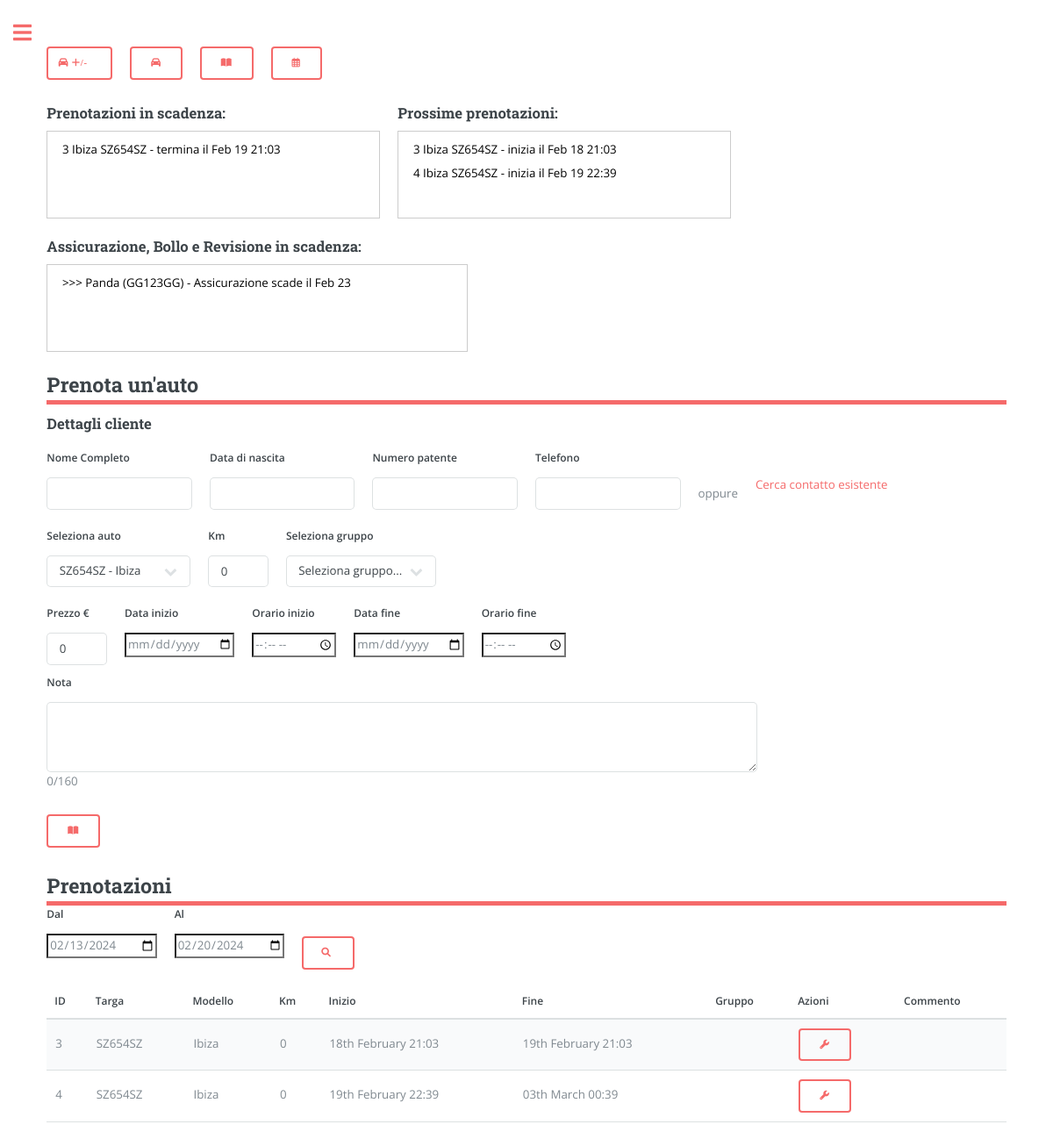
Screenshot of /overview (signed in) with the database file from the repository.
### app/models.py (models this page shows, shortened)
class Booking(db.Model):
    id = db.Column(db.Integer, primary_key=True)
    start_datetime = db.Column(db.DateTime, nullable=False)
    end_datetime = db.Column(db.DateTime, nullable=False)
    car_plate = db.Column(db.String(8), db.ForeignKey('car.plate'), nullable=False)
    user_id = db.Column(db.Integer, db.ForeignKey('user.id'), nullable=False)
    note = db.Column(db.String(160))
    money = db.Column(db.Integer, default=0, index=True)
    km = db.Column(db.Integer, default=0, index=True) # Car's kilometres when booking
    car = db.relationship('Car', backref='bookings', lazy=True)
    contact_id = db.Column(db.Integer, db.ForeignKey('contacts.id', name='booking_contacts_id'), nullable=True)
    group_id = db.Column(db.Integer, db.ForeignKey('groups.id', name='booking_group'), nullable=True)
    group = db.relationship('Groups', back_populates='bookings', lazy=True)

class Car(db.Model):
    plate = db.Column(db.String(8), primary_key=True, index=True, unique=True)
    make = db.Column(db.String(15), index=True)
    model = db.Column(db.String(15), index=True)
    fuel = db.Column(db.String(8), index=True)
    year = db.Column(db.Integer, index=True)
    cc = db.Column(db.Integer, index=True)
    user_id = db.Column(db.Integer, db.ForeignKey('user.id'))
    days = db.Column(db.Integer, default=0, index=True)
    money = db.Column(db.Integer, default=0, index=True) # Referred as 'revenue'
    car_cost = db.Column(db.Integer, default=0, index=True)
    insurance_cost = db.Column(db.Float, default=0, index=True)
    insurance_expiry_date = db.Column(db.DateTime)
    mot_cost = db.Column(db.Float, default=0, index=True)
    mot_expiry_date = db.Column(db.DateTime)
    road_tax_cost = db.Column(db.Float, default=0, index=True)
    road_tax_expiry_date = db.Column(db.DateTime)
    renewal = db.relationship('Renewal', backref='car', lazy='dynamic')
    km = db.Column(db.Integer, default=0, index=True)

class User(UserMixin, db.Model):
    id = db.Column(db.Integer, primary_key=True)
    registration_date = db.Column(db.DateTime, default=datetime.utcnow)
    username = db.Column(db.String(64), index=True, unique=True)
    email = db.Column(db.String(120), index=True, unique=True)
    password_hash = db.Column(db.String(128))
    garage = db.relationship('Car', backref='owner_garage', lazy='dynamic')
    groups = db.relationship('Groups', backref='owner_groups', lazy='dynamic')
    contacts = db.relationship('Contacts', backref='owner_contacts', lazy='dynamic')
    role = db.Column(db.String(20), default='user')
    currency = db.Column(db.String(1), default='€')
    measurement_unit = db.Column(db.String(5), default='Km')
    language = db.Column(db.String(2), default='en')

### app/routes.py (the view, shortened to what this page needs)
@app.route('/')
@app.route('/overview', methods=['GET', 'POST'])
@login_required
def overview(): # Booking
    contact_id = request.args.get('contact_id')
    contact = None
    if contact_id:
        contact = Contacts.query.filter_by(id=contact_id).first()
    user_cars = current_user.garage.all()
    user_contacts = current_user.contacts.all()
    user_groups = current_user.groups.all()
    from_date = request.form.get('from')
    to_date = request.form.get('to')
    if from_date == None:
        from_date = datetime.now().strftime('%Y-%m-%d')
        to_date = (datetime.now() + timedelta(days=7)).strftime('%Y-%m-%d')
        from_datetime = datetime.strptime(f'{from_date}', '%Y-%m-%d')
        to_datetime = datetime.strptime(f'{to_date}', '%Y-%m-%d')
    else:
        from_datetime = datetime.strptime(f'{from_date}', '%Y-%m-%d')
        to_datetime = datetime.strptime(f'{to_date}', '%Y-%m-%d')
        to_datetime += timedelta(days=1)
    user_bookings = Booking.query.filter(
                Booking.user_id == current_user.id,
                Booking.end_datetime >= from_datetime,
                Booking.start_datetime <= to_datetime,
                ).all()
    booked_car_plates = [booking.car_plate for booking in user_bookings]
    available_cars = [car for car in user_cars if car.plate not in booked_car_plates]
    bookings_about_to_finish = Booking.query.filter(
        (Booking.user_id == current_user.id) &
        ((Booking.end_datetime >= datetime.now().date()) & (Booking.end_datetime <= (datetime.now().date() + timedelta(weeks=1))))).all()
    bookings_about_to_start = Booking.query.filter(
        (Booking.user_id == current_user.id) &
        ((Booking.start_datetime >= datetime.now().date()) & (Booking.start_datetime <= (datetime.now().date() + timedelta(weeks=1))))).all()
    in_four_weeks = datetime.now() + timedelta(weeks=4)
    cars_expiring_soon = Car.query.filter(
        (Car.user_id == current_user.id) &
        ((Car.insurance_expiry_date <= in_four_weeks) |
        (Car.mot_expiry_date <= in_four_weeks) |
        (Car.road_tax_expiry_date <= in_four_weeks))
    ).all()
    return render_template('overview.html' if current_user.language == 'en' else f'overview_{current_user.language}.html',
                            user_cars=user_cars, user_groups=user_groups,
                            available_cars=available_cars,
                            user_bookings=user_bookings,
                            from_datetime=from_datetime.strftime('%Y-%m-%d'),
                            to_datetime=to_datetime.strftime('%Y-%m-%d'),
                            user_contacts=user_contacts,
                            contact=contact,
                            user_name=current_user.username if current_user.is_authenticated else None,
                            bookings_about_to_start=bookings_about_to_start,
                            bookings_about_to_finish=bookings_about_to_finish,
                            in_four_weeks=in_four_weeks,
                            cars_expiring_soon=cars_expiring_soon)

### app/templates/overview_it.html (shortened to what this page needs)
{% if current_user.language == 'en' %}
    {% extends "index.html" %}
{% else %}
    {% extends "index_" + current_user.language + ".html" %}
{% endif %}
{% block content %}
<link rel="stylesheet" href="{{ url_for('static', filename='css/main.css') }}">
<link rel="stylesheet" href="{{ url_for('static', filename='css/custom.css') }}">
<div class="row">
    <form action="{{ url_for('garage_manage') }}" method="get">
        <button type="submit" title="Aggiungi od elimina auto" style="width: 75px;"><i class="fa-solid fa-car" style="margin-left: -15px;"> +/-</i></button>
    </form>
    <form action="{{ url_for('garage_car') }}" method="get">
        <button type="submit" title="Gestisci auto"><i class="fa-solid fa-car"></i></button>
    </form>
    <form action="{{ url_for('bookings_manage') }}" method="get">
        <button type="submit" title="Gestisci prenotazione"><i class="fa-solid fa-book-open"></i></button>
    </form>
    <form action="{{ url_for('calendar') }}" method="get">
        <button type="submit" title="Calendario"><i class="fa-regular fa-calendar-days"></i></button>
    </form>
</div>
<div class="row">
    <div class="col-md-6" style="width: 400px;">
        <h3>Prenotazioni in scadenza:</h3>
        <div class="notice-board" style="margin-top: -10px; height: 100px;">
            <ul class="notice-list">
                {% for booking in bookings_about_to_finish %}
                <a href="{{ url_for('bookings_manage', booking_id=booking.id ) }}" style="color: rgb(0, 0, 0);">
                    <li>{{ booking.id }} {{ booking.car.model }} {{ booking.car.plate }} - termina il {{ booking.end_datetime.strftime("%b %d %H:%M") }}</li>
                {% endfor %}
                </a>
            </ul>
        </div>
    </div>
    <div class="col-md-6" style="width: 400px;">
        <h3>Prossime prenotazioni:</h3>
        <div class="notice-board" style="margin-top: -10px; height: 100px;">
            <ul class="notice-list">
                {% for booking in bookings_about_to_start %}
                <a href="{{ url_for('bookings_manage', booking_id=booking.id ) }}" style="color: rgb(0, 0, 0);">
                    <li>{{ booking.id }} {{ booking.car.model }} {{ booking.car.plate }} - inizia il {{ booking.start_datetime.strftime("%b %d %H:%M") }}</li>
                {% endfor %}
                </a>
            </ul>
        </div>
    </div>
    <div class="col-md-6" style="width: 500px;">
        <h3>Assicurazione, Bollo e Revisione in scadenza:</h3>
        <div class="notice-board" style="margin-top: -10px; height: 100px;">
            <ul class="notice-list">
                {% for car in cars_expiring_soon %}
                    <a href="{{ url_for('renew', car_plate=car.plate ) }}" style="color: rgb(0, 0, 0);">
                        <li>
                            >>> {{ car.model }} ({{ car.plate }}) -
                            {% if car.insurance_expiry_date and car.insurance_expiry_date <= in_four_weeks %}
                                Assicurazione scade il {{ car.insurance_expiry_date.strftime("%b %d") }}
                            {% endif %}
                        </li>
                    </a>
                {% endfor %}
            </ul>
        </div>
    </div>
</div>
<header id="header" style="padding: 0;">
    <h2>Prenota un'auto</h2>
</header>
<form method="POST" action="{{ url_for('overview') }}">
    <h3 style="margin-top: 10px;">Dettagli cliente</h3>
        {% if contact %}
        <div class="row">
        <div class="col">
            <label for="full_name" class="form-label">Nome completo</label>
            <input type="text" class="form-control" id="full_name" name="full_name" value="{{ contact.full_name }}" readonly>
          </div>
          <div class="col">
            <label for="dob" class="form-label">Data di nascita</label>
            <input type="text" class="form-control" id="dob" name="dob" value="{{ contact.dob }}" readonly>
          </div>
          <div class="col">
            <label for="driver_licence_n" class="form-label">Numero patente</label>
            <input type="text" class="form-control" id="driver_licence_n" name="driver_licence_n" value="{{ contact.driver_licence_n }}" readonly>
          </div>
          <div class="col">
            <label for="telephone" class="form-label">Telefono</label>
            <input type="text" class="form-control" id="telephone" name="telephone" value="{{ contact.telephone }}" readonly>
          </div>
          <div class="col">
            <label for="id" class="form-label">ID</label>
            <input type="text" class="form-control" id="id" name="id" value="{{ contact.id }}" readonly>
        </div>
        </div>
        {% else %}
    <div class="row">
        <div class="col-2">
            <label for="full_name" class="form-label">Nome Completo</label>
            <input type="text" class="form-control" id="full_name" name="full_name">
        </div>
        <div class="col-2">
            <label for="dob" class="form-label">Data di nascita</label>
            <input type="text" class="form-control" id="dob" name="dob">
        </div>
        <div class="col-2">
            <label for="driver_licence_n" class="form-label">Numero patente</label>
            <input type="text" class="form-control" id="driver_licence_n" name="driver_licence_n">
        </div>
        <div class="col-2">
            <label for="telephone" class="form-label">Telefono</label>
            <input type="text" class="form-control" id="telephone" name="telephone">
        </div>
        <p style="margin-top: 3em;">oppure</p>
        <div class="col-2">
            <a href="{{ url_for('contacts')}}">
                <p style="margin-top: 30px;">Cerca contatto esistente</p>
            </a>
        </div>
    </div>
    {% endif %}
    <div class="row" style="margin-top: 0px;">
        <div class="col">
            <label for="car_selection" class="form-label">Seleziona auto</label>
            <select class="form-select" id="car_selection" name="car_selection">
                {% for car in user_cars %}
                    <option value="{{ car.plate }}">{{ car.plate }} - {{ car.model }}</option>
                {% endfor %}
            </select>
        </div>
        <div class="col">
            <label for="km" class="form-label">{{ current_user.measurement_unit.capitalize() }}</label>
            <input type="text" class="form-control" id="km" name="km" size="4" value="0">
          </div>
        <div class="col">
            <label for="group_selection" class="form-label">Seleziona gruppo</label>
            <select class="form-select" id="group_selection" name="group_selection">
                <option value="None">Seleziona gruppo...</option>
            </select>
        </div>
    </div>
    <div class="row" style="margin-top: 20px;">
        <div class="col">
            <label for="Price" class="form-label">Prezzo {{ current_user.currency }}</label>
            <input type="text" class="form-control" id="Price" name="Price" size="4" value="0">
          </div>
        <div class="col">
            <label for="start_date" class="form-label">Data inizio</label>
            <input type="date" class="form-control" id="start_date" name="start_date" required>
        </div>
        <div class="col">
            <label for="start_time" class="form-label">Orario inizio</label>
            <input type="time" class="form-control" id="start_time" name="start_time" required>
        </div>
        <div class="col">
            <label for="end_date" class="form-label">Data fine</label>
            <input type="date" class="form-control" id="end_date" name="end_date" required>
        </div>
        <div class="col">
            <label for="end_time" class="form-label">Orario fine</label>
            <input type="time" class="form-control" id="end_time" name="end_time" required>
        </div>
    </div>
        <div class="col" style="margin-top: 10px;">
            <label for="note" class="form-label">Nota</label>
            <textarea class="form-control" id="note" name="note" rows="3" maxlength="160" oninput="updateCharacterCount(this)" style="width: 810px; height: 80px;"></textarea>
            <p id="character-count">0/160</p>
        </div>
    <div class="col">
        <button type="submit" name='book' title="Book Car" class="btn btn-primary"><i class="fa-solid fa-book-open"></i></button>
    </div>
</form>
<header id="header" style="padding: 0;">
<h2>Prenotazioni</h2>
</header>
<form method="POST" action="{{ url_for('overview') }}">
<div class="row">
    <div class="col">
        <label for="from" class="form-label">Dal</label>
        <input type="date" class="form-control" id="from" name="from" value="{{ from_datetime }}" required>
    </div>
    <div class="col">
        <label for="to" class="form-label">Al</label>
        <input type="date" class="form-control" id="to" name="to" value="{{ to_datetime }}" required>
    </div>
    <button type="submit" name='check' class="btn btn-primary" style="margin-top: 35px; margin-left: 20px; width: 60px;"><i class="fa-solid fa-magnifying-glass" style="margin-right: 20px;"></i></button>
</div>
</form>
<form action="{{ url_for('bookings_manage') }}" method="POST">
    <table>
        <thead>
            <tr>
                <th>ID</th>
                <th>Targa</th>
                <th>Modello</th>
                <th>{{ current_user.measurement_unit.capitalize() }}</th>
                <th>Inizio</th>
                <th>Fine</th>
                <th>Gruppo</th>
                <th>Azioni</th>
                <th>Commento</th>
            </tr>
        </thead>
        <tbody>
            {% for booking in user_bookings %}
                <tr>
                    <td>{{ booking.id }}</td>
                    <td>{{ booking.car.plate }}</td>
                    <td>{{ booking.car.model }}</td>
                    <td>{{ booking.km }}</td>
                    <td>{{ booking.start_datetime.strftime("%dth %B %H:%M") }}</td>
                    <td>{{ booking.end_datetime.strftime("%dth %B %H:%M") }}</td>
                    <td>
                    </td>
                    <td>
                        <button type="submit" class="btn btn-danger" name="manage_booking" value="{{ booking.id }}"><i class="fa-solid fa-wrench"></i></button>
                    </td>
                    <td>
                    </td>
                </tr>
            {% endfor %}
        </tbody>
    </table>
</form>
{% endblock %}

### rows the page displays
Booking: id "3", car.model "Ibiza", car.plate "SZ654SZ", end_datetime "Feb 19 21:03", start_datetime "Feb 18 21:03", km "0", start_datetime "18th February 21:03", end_datetime "19th February 21:03"
Booking: id "4", car.model "Ibiza", car.plate "SZ654SZ", start_datetime "Feb 19 22:39", km "0", start_datetime "19th February 22:39", end_datetime "03th March 00:39"
Car: model "Panda", plate "GG123GG", insurance_expiry_date "Feb 23"
User: measurement_unit "Km", currency "€"

### other values shown
form field car_selection "SZ654SZ - Ibiza"
